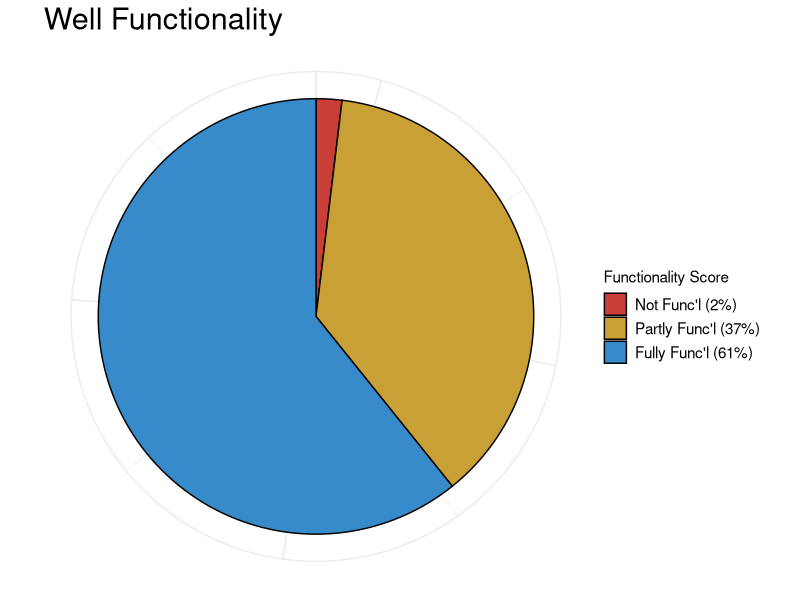

This chart was generated by the following R code: (Note: this script raises an error after producing the figure.)
####################################################################################################
# Script to Generate ggplot Visualizations for TWT website
# Begin:      Oct 27, 2016   -   First draft; graphs for functionality and ecoli
# Finalize:   

####################################################################################################
# TODO:                                                                                            #
# - functionalize graphing call (maybe)                                                            #
# - fix management section                                                                         #
####################################################################################################

library(ggplot2)
library(scales)

sa <- read.csv("site_agg.csv", stringsAsFactors = F)

# Setting TWT color palette
twtp <- c("#1B4463", "#378BCA", "#C9A036", "#C93E36")

############################################
# Water Functionality

sa$fscr <- sa$fnct_wp / sa$fnct_wp_tt
sa$fscr_rcd <- ifelse(sa$fscr < 1, ifelse(sa$fscr > 0, "2. Partly Functional", "1. Not Functional"), "3. Fully Functional")

# Overall for now - future filters for new/both must also apply to aggregator for legend name calculation
fnctl <- aggregate(twt_id ~ fscr_rcd, sa, FUN = length)
fplot <- ggplot(sa[is.na(sa$fscr_rcd) == F,], aes(x = factor(1), fill = fscr_rcd)) +
  theme_bw() + 
  geom_bar(width = .5, colour = "black") + 
  coord_polar("y", direction = -1) +
  scale_fill_manual("Functionality Score", 
                    values = rev(twtp),
                    labels = c(paste0("Not Func'l (", percent(fnctl[fnctl$fscr_rcd == "1. Not Functional", 2]/sum(fnctl[, 2])),")"), 
                               paste0("Partly Func'l (", percent(fnctl[fnctl$fscr_rcd == "2. Partly Functional", 2]/sum(fnctl[, 2])),")"),
                               paste0("Fully Func'l (", percent(fnctl[fnctl$fscr_rcd == "3. Fully Functional", 2]/sum(fnctl[, 2])),")"))) +
  theme(plot.title = element_text(size = rel(2)),
        axis.title.x = element_blank(),
        axis.text.x = element_blank(),
        axis.ticks.x = element_blank(),
        axis.title.y = element_blank(),
        axis.text.y = element_blank(),
        axis.ticks.y = element_blank(),
        
        # legend.position = "bottom",
        legend.background = element_blank(),
        legend.margin = unit(.2, "cm"),
        legend.text = element_text(size = rel(1)),
        
        panel.border = element_blank()) +
  ggtitle("Well Functionality")

############################################
# E. Coli

sa$eca <- NA
sa[sa$ecoli_risk_l == 1, "eca"] <- "1. Low"
sa[sa$ecoli_risk_i == 1, "eca"] <- "2. Medium"
sa[sa$ecoli_risk_h == 1, "eca"] <- "3. High"
sa[sa$ecoli_risk_v == 1, "eca"] <- "4. V. High"

# Overall for now - future filters for new/both must also apply to aggregator for legend name calculation
ecoli <- aggregate(twt_id ~ eca, sa, FUN = length)
eplot <- ggplot(sa[is.na(sa$eca) == F,], aes(x = factor(1), fill = eca)) +
  theme_bw() + 
  geom_bar(width = .5, colour = "black") + 
  coord_polar("y", direction = -1) +
  scale_fill_manual("Exposure Level", 
                    values = twtp,
                    labels = c(paste0("Low (", percent(ecoli[ecoli$eca == "1. Low", 2]/sum(ecoli[, 2])),")"), 
                               paste0("Medium (", percent(ecoli[ecoli$eca == "2. Medium", 2]/sum(ecoli[, 2])),")"),
                               paste0("High (", percent(ecoli[ecoli$eca == "3. High", 2]/sum(ecoli[, 2])),")"),
                               paste0("V. High (", percent(ecoli[ecoli$eca == "4. V. High", 2]/sum(ecoli[, 2])),")"))) +
  theme(plot.title = element_text(size = rel(2)),
        axis.title.x = element_blank(),
        axis.text.x = element_blank(),
        axis.ticks.x = element_blank(),
        axis.title.y = element_blank(),
        axis.text.y = element_blank(),
        axis.ticks.y = element_blank(),
        
        # legend.position = "bottom",
        legend.background = element_blank(),
        legend.margin = unit(.2, "cm"),
        legend.text = element_text(size = rel(1)),
        
        panel.border = element_blank()) +
  ggtitle("Exposure to E. Coli")

############################################
# Health

# FOR JUST BOTH + NEW SITES
sa_sbst <- sa[sa$newboth == 11,]

# Reorganizing data (to long) for ggplot facets
hhct <- aggregate(hhs ~ twt_id + srvy_tp, sa_sbst, FUN = sum)
dout <- data.frame()
ho_nms <- c("Diarrhea", "Typhoid", "Malaria", "Dysentery", "Respiratory Problems", "Skin Problems", "Eye Infection", "Intestinal Worms")

for (j in 14:21) {
  # NOTE: this may break if the distribution of nulls changes among the HO vars. Fix.
  otcm <- aggregate(sa_sbst[,j] ~ twt_id + srvy_tp, sa_sbst, FUN = sum)
  otcm <- merge(otcm, hhct, by = c("twt_id", "srvy_tp"))
  otcm$rt <- otcm[,3] / otcm[,4]
  otcd <- data.frame(var = ho_nms[j-13], # substr(names(sa_sbst)[j],4,7),
                     otcm[,c("twt_id", "srvy_tp", "rt")])
  dout <- rbind(dout, otcd)
}

dout2 <- aggregate(rt ~ var + srvy_tp, dout, FUN = mean)

hplot <- ggplot(dout2, aes(x = srvy_tp, y = rt, fill = srvy_tp)) +
  geom_bar(stat = "identity") + 
  geom_text(data=dout2 ,aes(x = srvy_tp, label = percent(rt)), vjust = -.5) +
  facet_grid(~var, switch = "x") +
  theme_bw() +
  scale_fill_manual("Survey Type", 
                    values = twtp[2:1],
                    labels = c("Baseline", "Monitoring")) +
  theme(plot.title = element_text(size = rel(2)),
        axis.title.x = element_blank(),
        axis.text.x = element_blank(),
        axis.ticks.x = element_blank(),
        axis.title.y = element_blank(),
        axis.text.y = element_blank(),
        axis.ticks.y = element_blank(),
        
        legend.position = "bottom",
        legend.background = element_blank(),
        legend.margin = unit(.2, "cm"),
        legend.text = element_text(size = rel(1)),
        
        panel.border = element_blank()) +
  ggtitle("Health Outcomes")


############################################
# Outputting 

png(file = "functionality.png")
fplot
dev.off()

png(file = "ecoli.png")
eplot
dev.off()

png(file = "health.png", width = 2000)
hplot
dev.off()

############################################
# Management (Lat Cov, Mgmt Sust, Fin Sust)
# TODO: - pull management sustainability from base datasets into site_agg
#       - what to do with financial sustainability? not using midterm surveys ATM
#       - other vars to pull in?

sa$sanfac <- sa$sf_ImpLatr + sa$sf_Pit + sa$sf_Latr
sa$finsst <- sa$strd_fees_sum/3630 # using exchange rate from 11/30/2016, google
# sa$mgtsst (DEFINE)

# FOR JUST BOTH + NEW SITES
sa_sbst <- sa[sa$newboth == 11,]

# Reorganizing data (to long) for ggplot facets; non-loop approach given only two vars and differing calculations in them
hhct <- aggregate(hhs ~ twt_id + srvy_tp, sa_sbst, FUN = sum)
sf <- merge(aggregate(sanfac ~ twt_id + srvy_tp, sa_sbst, FUN = sum), 
            hhct, 
            by = c("twt_id", "srvy_tp"))
sf$rt <- sf[,3] / sf[,4]
fs <- rbind(aggregate(finsst ~ twt_id + srvy_tp, sa_sbst, FUN = sum),
            data.frame(twt_id = aggregate(finsst ~ twt_id + srvy_tp, sa_sbst, FUN = sum)[,1],
                       srvy_tp = "b", 
                       finsst = 0))

mgmt1 <- rbind(data.frame(var = "Latrine Coverage", 
                         sf[,c("twt_id", "srvy_tp", "rt")]))

mgmt1 <- rbind(data.frame(var = "Latrine Coverage", 
                          fs[,c("twt_id", "srvy_tp", "rt")]))

mgmt2 <- aggregate(rt ~ var + srvy_tp, mgmt, FUN = mean)

ggplot(mgmt2, aes(x = srvy_tp, y = rt, fill = srvy_tp)) +
  geom_bar(stat = "identity") + 
  geom_text(data=mgmt2 ,aes(x = srvy_tp, label = percent(rt)), vjust = -.5) +
  facet_grid(~var, switch = "x") +
  theme_bw() +
  scale_fill_manual("Survey Type", 
                    values = twtp[2:1],
                    labels = c("Baseline", "Monitoring")) +
  theme(plot.title = element_text(size = rel(2)),
        axis.title.x = element_blank(),
        axis.text.x = element_blank(),
        axis.ticks.x = element_blank(),
        axis.title.y = element_blank(),
        axis.text.y = element_blank(),
        axis.ticks.y = element_blank(),
        
        legend.position = "bottom",
        legend.background = element_blank(),
        legend.margin = unit(.2, "cm"),
        legend.text = element_text(size = rel(1)),
        
        panel.border = element_blank()) +
  ggtitle("Health Outcomes")


























